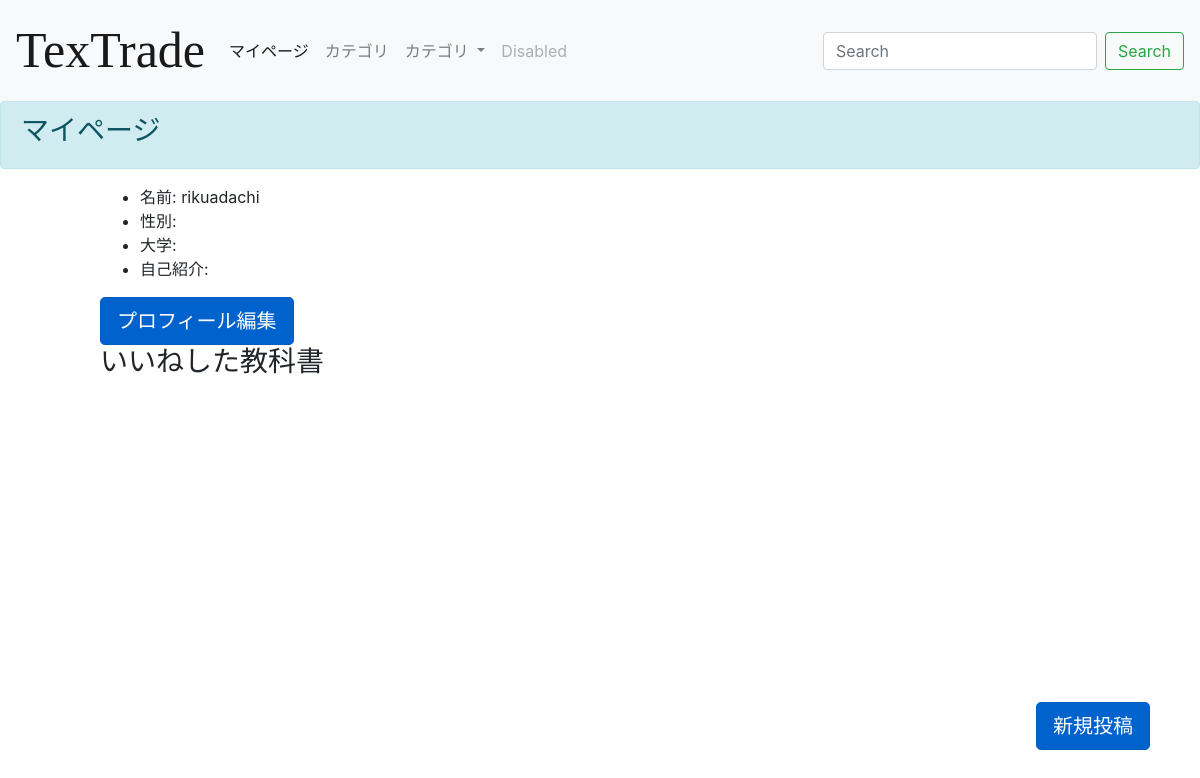
Page /goodlist/ (signed in) on the earlier database version.
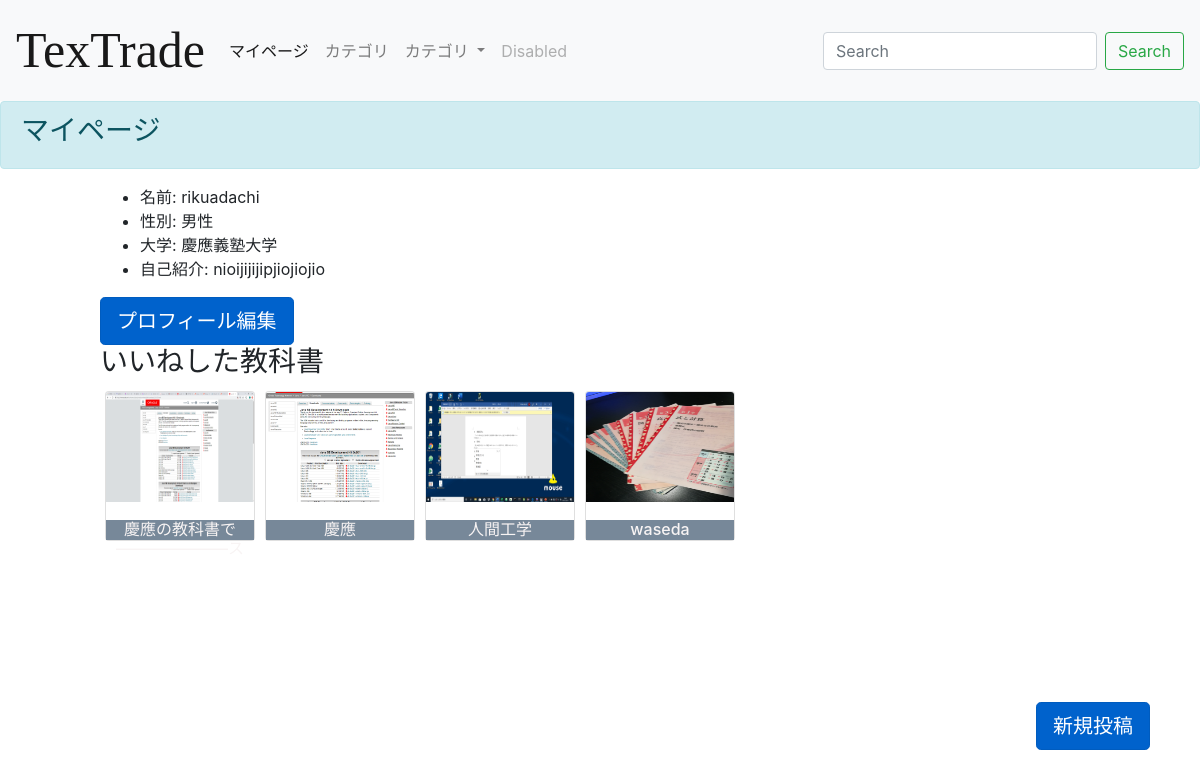
Same page on the later database version.
### textapp/models.py (models this page shows, shortened)
class Usermodel(models.Model):
    intro = models.TextField(blank=True, default='')
    user = models.OneToOneField(User, on_delete=models.CASCADE, related_name='profile',null='True')
    gender = models.CharField(max_length=20, blank=True)
    college = models.CharField(max_length=30, blank=True)

class Textbookmodel(models.Model):
    title = models.CharField(max_length=100)
    content =models.TextField()
    author = models.CharField(max_length=100)
    images = models.ImageField(upload_to='', null=True ,blank=True ,default='noimage.jpg')
    good = models.IntegerField(null=True, blank=True, default=0)
    goodtext = models.CharField(max_length=200, null=True, blank=True, default='a')
    published_date = models.DateTimeField(blank=True,null=True)
    created_date = models.DateTimeField(default=timezone.now)
    live = models.BooleanField(default=False)
    price = models.IntegerField(default=0)
    collegecategory = models.CharField(max_length=30 ,blank=True)
    facultycategory = models.CharField(max_length=30 ,blank=True)
    status = models.CharField(max_length=30 ,blank=True)
    trading = models.BooleanField(default=False)
    class Meta:
        ordering = ['-created_date']

### textapp/views.py (the view)
# urls.py: path('goodlist/',goodlistfunc,name="goodlist"),
def goodlistfunc(request):
    goodlist=Textbookmodel.objects.filter(goodtext__contains=request.user)
    return render(request,"goodlist.html",{
        'goodlist':goodlist,
    })

### templates/goodlist.html (shortened to what this page needs)
{% extends 'base.html' %}
{% block header %}
<header class="sticky-top">
    <nav class="navbar navbar-expand-lg navbar-light bg-light">
        <a class="navbar-brand" href="{% url 'list' %}" style="font-size: 50px; font-family:fantasy;">TexTrade</a>
        <div class="collapse navbar-collapse" id="navbarSupportedContent">
          <ul class="navbar-nav mr-auto">
            <li class="nav-item active">
              <a class="nav-link" href="#">マイページ <span class="sr-only">(current)</span></a>
            </li>
            <li class="nav-item">
              <a class="nav-link" href="#">カテゴリ</a>
            </li>
            <li class="nav-item dropdown">
              <a class="nav-link dropdown-toggle" href="#" id="navbarDropdown" role="button" data-toggle="dropdown" aria-haspopup="true" aria-expanded="false">
                カテゴリ
              </a>
            </li>
            <li class="nav-item">
              <a class="nav-link disabled" href="#">Disabled</a>
            </li>
          </ul>
          <form class="form-inline my-2 my-lg-0">
            <input class="form-control mr-sm-2" type="search" placeholder="Search" aria-label="Search">
            <button class="btn btn-outline-success my-2 my-sm-0" type="submit">Search</button>
          </form>
        </div>
      </nav>
    </header>
<div class="alert alert-info"  role="alert">
    <h3>マイページ</h3>
  </div>
{% endblock header %}
{% block content %}
<div class="box">
<ul>
  <li>名前: {{ user.username }}</li>
  <li>性別: {{ user.profile.gender }}</li>
  <li>大学: {{ user.profile.college }}</li>
  <li>自己紹介: {{ user.profile.intro }}</li>
</ul>
<a href="{% url 'editmypage' %}" class="btn btn-primary btn-lg active" role="button" aria-pressed="true">プロフィール編集</a>
<h3>いいねした教科書</h3>
    <div class="listcontainer">
    {% for item in goodlist %}
    <div class="card-card" >
    <a href="{% url 'detail' item.pk %}"></a>
    <div class="card" style="width: 150px; height: 150px;">
      {% if item.images %}
        <p><img src="{{item.images.url}}" width=150 height=110 class="card-img-top" alt="..."></p>
      {% endif %}
        <div class="card-b">
          <h6 class="card-title">{{item.title}}</h6>
        </div>
      </div>
    </div>
    {% endfor%}
    </div>
    <div class="post"><a href="{% url 'create' %}" class="btn btn-primary btn-lg active" role="button" aria-pressed="true">新規投稿</a>
    </div>
    </div>
{% endblock content %}

Differences in the rows shown:
added Textbookmodel: images (picture), title "慶應の教科書で―――――――ス"
added Textbookmodel: images (picture), title "慶應"
added Textbookmodel: images (picture), title "人間工学"
added Textbookmodel: images (picture), title "waseda"
Other differences:
{{ user.profile.gender }}: (not shown) → "男性"
{{ user.profile.college }}: (not shown) → "慶應義塾大学"
{{ user.profile.intro }}: (not shown) → "nioijijijipjiojiojio"
